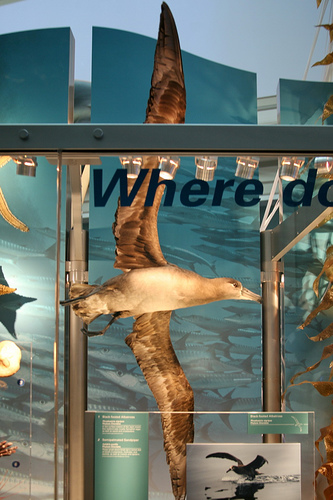
#> input picture Data/001.Black_footed_Albatross/Black_footed_Albatross_0001_2950163169.jpg, 333 x 500 px, given as the content of the folder ../cub-10, which was not available
$ python Dataset.py
#> lines starting #> are read from the running program, lines starting #| are printed output that depends on the picture; pictures that were not available may be replaced by others from this repository, and a replacement may not be noted
### Basic/Function.py
import numpy as np
import matplotlib.pyplot as plt
from scipy.signal import convolve
from scipy.ndimage.filters import gaussian_filter


# [4 lines left out: function show_image, not called in this run]


def convolution(input_tensor, kernel):
    return convolve(input_tensor, kernel, mode='same')


def data_norm(array):
    return (array - np.mean(array)) / np.std(array)


def gaussian_blur(image, mode=0, kernel_size=5):
    """
        高斯平滑 可以对比scipy的图像操作和卷积操作
    :param image:
    :param mode:
    :param kernel_size:
    :return:
    """
    if mode == 0:
        return gaussian_filter(image, 1)
    else:
        gaussian_kernel = np.zeros([kernel_size, kernel_size])
        center = (kernel_size - 1) / 2
        for i in range(kernel_size):
            for j in range(kernel_size):
                gaussian_kernel[i, j] = np.exp(-1 / 2 * ((i - center) ** 2 + (j - center) ** 2)) / (2 * np.pi)
        gaussian_kernel = gaussian_kernel / np.sum(gaussian_kernel)
        return convolution(image, gaussian_kernel)


# [12 lines left out: function pca, not called in this run]


def soft_max(results):
    return np.exp(results) / sum(np.exp(results))


# [24 lines that do not run on import are left out]

### Preprocess/Canny.py
from Basic.Function import convolution
import numpy as np


def canny(image_gray):
    """'
        输入一张灰度图128*128
        1.sobel算子计算梯度
        2.NMS留下局部梯度最大值
        3.八联通将边缘连接起来
    :param image_gray:
    :return:数据处理成3维数据 1*128*128
    """
    grad_x, grad_y = sobel_filter(image_gray)
    nms_gray = nms(grad_x, grad_y)
    canny_gray = eight_connect(nms_gray)
    return canny_gray[np.newaxis, :, :]  # 1*128*128


def sobel_filter(image_gray):
    kernel_gx = [[-1, -2, -1], [0, 0, 0], [1, 2, 1]]
    kernel_gy = [[-1, 0, 1], [-2, 0, 2], [-1, 0, 1]]
    return convolution(image_gray, kernel_gx), convolution(image_gray, kernel_gy)


def nms(grad_x, grad_y):
    """
        NMS留下梯度方向的局部最大值
    """
    grad = np.sqrt(grad_x ** 2 + grad_y ** 2)
    w, h = grad.shape
    grad_mask = np.zeros((w, h))
    for i in range(1, w - 1):
        for j in range(1, h - 1):
            if grad[i, j] == 0:
                grad_mask[i, j] = 0
            else:
                gx = grad_x[i, j]
                gy = grad_y[i, j]
                if abs(gy) > abs(gx):
                    weight = abs(gx / gy)
                    g2 = grad[i, j + 1]
                    g4 = grad[i, j - 1]
                    if gy * gx >= 0:
                        g1 = grad[i + 1, j + 1]
                        g3 = grad[i - 1, j - 1]
                    else:
                        g1 = grad[i - 1, j + 1]
                        g3 = grad[i + 1, j - 1]
                else:
                    weight = abs(gy / gx)
                    g2 = grad[i + 1, j]
                    g4 = grad[i - 1, j]
                    if gy * gx >= 0:
                        g1 = grad[i + 1, j + 1]
                        g3 = grad[i - 1, j - 1]
                    else:
                        g1 = grad[i + 1, j - 1]
                        g3 = grad[i - 1, j + 1]
                temp1 = weight * g1 + (1 - weight) * g2
                temp2 = weight * g3 + (1 - weight) * g4
                if grad[i, j] >= temp1 and grad[i, j] >= temp2:
                    grad_mask[i, j] = 1
    return grad_mask * grad


def eight_connect(nms_grad):
    """
        软性八联通算法
         根据情况决定输出值
         1.5*grad： 超过高阈值 + 连通
         1.2*grad： 超过高阈值 + 不连通
         1.0*grad： 超过低阈值 + 联通
         0.0：      超过低阈值 + 不连通
         0.0：      未超过阈值
    :param nms_grad: 128*128
    :return: feature 边缘特征 1*128*128
    """
    th = 0.3 * np.max(nms_grad)
    tl = 0.2 * np.max(nms_grad)
    w, h = nms_grad.shape
    feature = np.zeros_like(nms_grad)
    for i in range(1, w - 1):
        for j in range(1, h - 1):
            if nms_grad[i, j] >= th:
                if (nms_grad[i - 1:i + 2, j - 1:j + 2] >= th).any():
                    feature[i, j] = 1.5 * nms_grad[i, j]
                else:
                    feature[i, j] = 1.2 * nms_grad[i, j]
            elif nms_grad[i, j] >= tl:
                if (nms_grad[i - 1:i + 2, j - 1:j + 2] >= th).any():
                    feature[i, j] = nms_grad[i, j]
    return feature


def batch_canny(batch_gray):
    # 输入 batch_size * 128 * 128 输出 batch_size*1*128*128
    return np.concatenate(([canny(image_gray)[np.newaxis, :, :, :] for image_gray in batch_gray]), axis=0)


# [8 lines that do not run on import are left out]

### Preprocess/Gabor.py
from Basic.Function import convolution
import numpy as np


def gabor(image_gray):
    """
        1.生成4种gabor滤波器
        2.将每一种gabor滤波器与图像进行卷积
        3.数据处理成三维数组  (4,500,375)
    :param image_gray:128*128
    :return:gabor_result 4*128*128
    """
    kernel_list = []
    for filter_size in [3, 7]:
        for theta in [0, np.pi / 2]:
            kernel_list.append(build_gabor_filter(filter_size, theta))
    gabor_result = np.concatenate(([convolution(image_gray, kern)[np.newaxis, :, :] for kern in kernel_list]), axis=0)
    return gabor_result


def build_gabor_filter(filter_size, theta, sigma=1.12, lamba=2, psi=0, gamma=0.5):
    """
        生成核
    :param sigma: 带宽通常为1，在此情况下，sigma=0.56lamda
    :param theta: 旋转角度 0  90
    :param lamba: 波长
    :param psi: 相位，0和180度分别对应中心对称的center-on函数和center-off函数
    :param gamma:核函数的椭圆率,一般取0.5
    :param filter_size:卷积核大小
    :return kernel: filter_size*filter_size
    """
    kernel_size = (filter_size - 1) / 2
    (x, y) = np.meshgrid(np.arange(-kernel_size, kernel_size + 1), np.arange(-kernel_size, kernel_size + 1))
    # Rotation
    rot_x = x * np.cos(theta) + y * np.sin(theta)
    rot_y = -x * np.sin(theta) + y * np.cos(theta)
    kernel = np.exp(-0.5 * sigma ** 2 * (rot_x ** 2 + rot_y ** 2 / gamma ** 2)) * np.cos(6.28 / lamba * rot_x + psi)
    return kernel


def batch_gabor(batch_gray):
    return np.concatenate(([gabor(image_gray)[np.newaxis, :, :, :] for image_gray in batch_gray]), axis=0)


# 特征图生成并显示
# [8 lines that do not run on import are left out]

### Preprocess/Haar.py
from Basic.Function import convolution
import numpy as np


def haar(image_feature):
    """
        1.生成4种卷积核 small 卷积核尺寸 8
        2.生成4种卷积核 large 卷积核尺寸 16
        3.池化输出结果
    :param image_feature: 6*128*128
    :return haar_result: 6*8*32*32
    """
    haar_result = []
    for feature in image_feature:
        small_result = np.concatenate(([max_pooling(convolution(feature, haar_kernel))[np.newaxis, :, :]
                                        for haar_kernel in build_haar_kernel(8)]), axis=0)
        large_result = np.concatenate(([max_pooling(convolution(feature, haar_kernel))[np.newaxis, :, :]
                                        for haar_kernel in build_haar_kernel(16)]), axis=0)
        result = np.concatenate((small_result, large_result), axis=0)  # 8*32*32
        haar_result.append(result)
    return np.array(haar_result)


def build_haar_kernel(kernel_size):
    """
        haar窗口 -  上白下黑（8*8），左白右黑（横 8*8） 白-黑-白（1-2-1 8*8），白-黑-白-黑（4格 8*8）
        另外4种分别是他们尺寸的两倍
    """
    d = kernel_size // 4
    haar_kernel = np.ones((4, kernel_size, kernel_size))
    haar_kernel[0, 2 * d:, :] = -1
    haar_kernel[1, :, 2 * d:] = -1
    haar_kernel[2, :, d:3 * d] = -1
    haar_kernel[3, 2 * d:, :2 * d] = -1
    haar_kernel[3, 2 * d:, :2 * d] = -1
    return haar_kernel


def max_pooling(feature_map, stride=8):
    w, h = feature_map.shape
    out_w = w // stride
    out_h = h // stride
    out = np.zeros((out_w, out_h))
    for i in range(out_w):
        for j in range(out_h):
            out[i, j] = np.max(feature_map[i * stride:(i + 1) * stride, j * stride:(j + 1) * stride])
    return out


def batch_haar(batch_feature):
    return np.concatenate(([haar(image_feature)[np.newaxis, :, :, :, :] for image_feature in batch_feature]), axis=0)


# [13 lines that do not run on import are left out]

### Basic/Dataset.py
from os import listdir
import pickle
from PIL import Image
import numpy as np
from Basic.Function import gaussian_blur
from Preprocess.Canny import batch_canny
from Preprocess.Gabor import batch_gabor
from Preprocess.Haar import batch_haar


class SingleClass(object):
    def __init__(self, class_path, resolution):
        """
            从class_path读取，resize，高斯平滑去噪，存入image_hsv,image_gray
            输出image_gray batch_size*128*128
        :param class_path: 类的路径
        :param resolution: 分辨率
        """
#> called with resolution = 128
        # self.image_rgb = [] rgb数据未使用
        self.image_hsv = []
        self.image_gray = []
        self.image_num = 0

        for image_path in listdir(class_path):
            image_data = Image.open(class_path + '/' + image_path).resize((resolution, resolution))
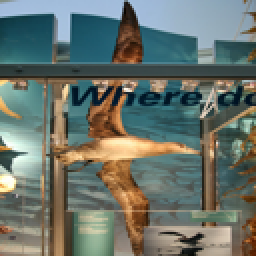
#> image_data: PIL image 128x128 RGB (shown 2 times larger); mean R, G, B 105.9, 115.3, 107.3

            # image_hsv数据相加，便于Haar在2d平面提取特征
            image_hsv = gaussian_blur(np.sum(np.array(image_data.convert('HSV')), axis=2))
#> in gaussian_blur, `return gaussian_filter(image, 1)`:
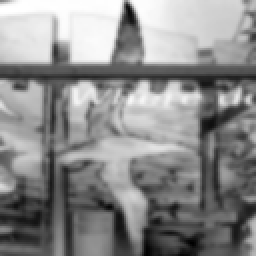
#> returned value: shape (128, 128) uint64 (shown 2 times larger); min 147, max 434, mean 303.6; drawn with min black and max white
            image_gray = gaussian_blur(np.array(image_data.convert('L')))
#> call 2 of gaussian_blur, with mode = 0, kernel_size = 5
#> in gaussian_blur (call 2), `return gaussian_filter(image, 1)`:
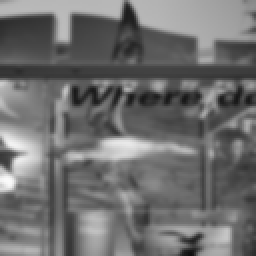
#> returned value: shape (128, 128) (shown 2 times larger); min 14, max 250, mean 110.6
            # print(image_hsv.shape,image_gray.shape)
            # (128, 128) (128, 128)
            self.image_hsv.append(image_hsv)
            self.image_gray.append(image_gray)
            self.image_num += 1

    def __call__(self, mode):
        if mode == 1:
            return np.array(self.image_hsv)
        elif mode == 2:
            return np.array(self.image_gray)


class DataSet(object):
    def __init__(self, dataset_path, resolution=128):
        """
            读取全部数据 归一化处理 得到每张图的特征张量
        :param dataset_path: 数据集路径
        :param resolution: 分辨率
        """
        dataset = [SingleClass(dataset_path + '\\' + class_path, resolution) for class_path in listdir(dataset_path)]
        self.dataset_count = len(dataset)

        dataset_hsv = np.concatenate(([batch_data(1) for batch_data in dataset]), axis=0)
        dataset_gray = np.concatenate(([batch_data(2) for batch_data in dataset]), axis=0)

        # 统一归一化,保留类别之间的差异性
        # dataset_hsv [] 10个对象 每个对象batch_size*128*128
        dataset_hsv = [(batch_data(1) - np.mean(dataset_hsv)) / np.std(dataset_hsv) for batch_data in dataset]
#> dataset_hsv = 1 item
        dataset_gray = [(batch_data(2) - np.mean(dataset_gray)) / np.std(dataset_gray) for batch_data in dataset]
#> dataset_gray = 1 item

        # 输入预处理每个对象的形状为batch_size*128*128，输出为batch_size*N*128*128
        dataset_canny = [batch_canny(batch_gray) for batch_gray in dataset_gray]
#> dataset_canny = 1 item
        dataset_gabor = [batch_gabor(batch_gray) for batch_gray in dataset_gray]
#> dataset_gabor = 1 item
        dataset_hsv = [batch_hsv[:, np.newaxis, :, :] for batch_hsv in dataset_hsv]

        # concat在一起 10,batch_size*6*128*128
        # haar操作输出  10,batch_size*6*8*16*16
        self.preprocess_result = []
        for batch_index in range(len(dataset)):
            batch_feature = np.concatenate(
                (dataset_canny[batch_index], dataset_gabor[batch_index], dataset_hsv[batch_index]), axis=1)
            self.preprocess_result.append(batch_haar(batch_feature))
#> after the loop, self.preprocess_result = 1 item

    def get_sample_features(self, pos_index):
        """
            生成1个采样集，负样本从其余9个样本集中抽取
        """
#> called with pos_index = 0
        # single_neg_num为从其余每个样本集中抽取的个数
        pos_num = len(self.preprocess_result[pos_index])
#> pos_num = 1
#> (the run stopped early here; a loop or call above may not have finished)

$ run again, on Data/001.Black_footed_Albatross/Black_footed_Albatross_0005_2755588934.jpg
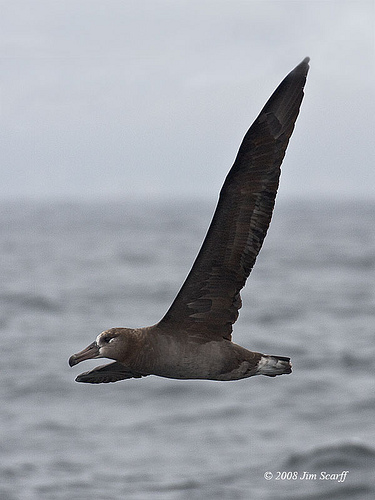
#> input picture Data/001.Black_footed_Albatross/Black_footed_Albatross_0005_2755588934.jpg, 375 x 500 px, given as the content of the folder ../cub-10, which was not available
#> in gaussian_blur, `return gaussian_filter(image, 1)`:
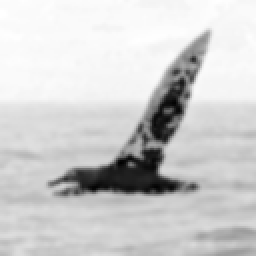
#> returned value: shape (128, 128) uint64 (shown 2 times larger); min 80, max 390, mean 331.3; drawn with min black and max white
#> in gaussian_blur (call 2), `return gaussian_filter(image, 1)`:
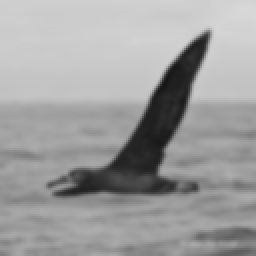
#> returned value: shape (128, 128) (shown 2 times larger); min 22, max 216, mean 158.7
#> dataset_hsv = 1 item
#> pos_num = 1

$ run again, on Data/001.Black_footed_Albatross/Black_footed_Albatross_0006_2928372528.jpg
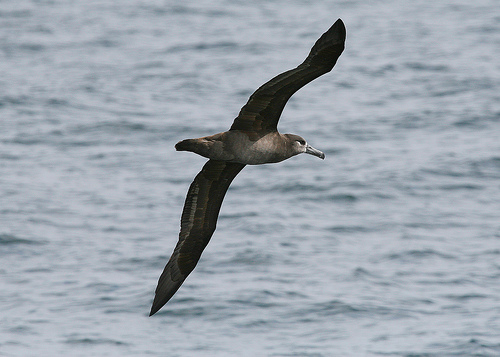
#> input picture Data/001.Black_footed_Albatross/Black_footed_Albatross_0006_2928372528.jpg, 500 x 357 px, given as the content of the folder ../cub-10, which was not available
#> in gaussian_blur, `return gaussian_filter(image, 1)`:
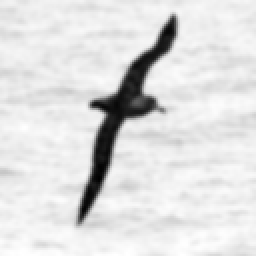
#> returned value: shape (128, 128) uint64 (shown 2 times larger); min 117, max 378, mean 344.9; drawn with min black and max white
#> in gaussian_blur (call 2), `return gaussian_filter(image, 1)`:
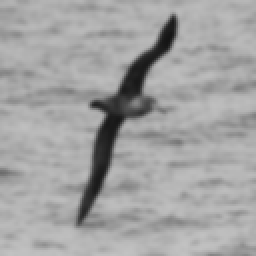
#> returned value: shape (128, 128) (shown 2 times larger); min 20, max 194, mean 162.8
#> dataset_hsv = 1 item
#> pos_num = 1

$ run again, on Data/001.Black_footed_Albatross/Black_footed_Albatross_0007_2675126617.jpg
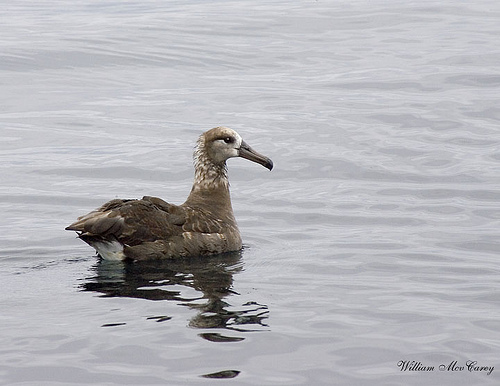
#> input picture Data/001.Black_footed_Albatross/Black_footed_Albatross_0007_2675126617.jpg, 500 x 386 px, given as the content of the folder ../cub-10, which was not available
#> in gaussian_blur, `return gaussian_filter(image, 1)`:
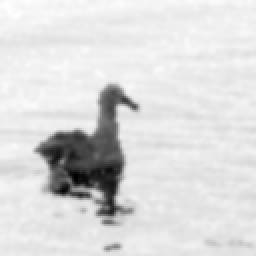
#> returned value: shape (128, 128) uint64 (shown 2 times larger); min 90, max 394, mean 350.8; drawn with min black and max white
#> in gaussian_blur (call 2), `return gaussian_filter(image, 1)`:
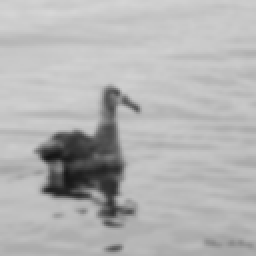
#> returned value: shape (128, 128) (shown 2 times larger); min 21, max 215, mean 179.4
#> dataset_hsv = 1 item
#> pos_num = 1
